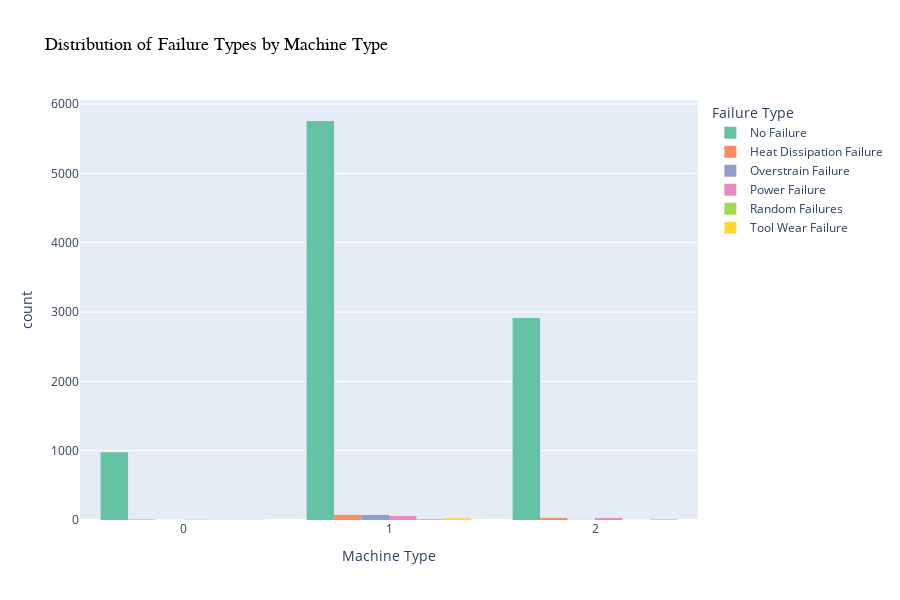

Notebook code cell kept with this figure:
### Markdown cell above
#### With proper failure type labeling instead of numbers

### Code cell
# Interactive Countplot: Machine Type vs Failure Type

import plotly.express as px

# Reverse your mapping to get names back
failure_name_mapping = {v: k for k, v in failure_mapping.items()}

# Create a temporary column with the failure names
df['FailureType_Name'] = df['FailureType'].map(failure_name_mapping)

# Interactive Countplot with proper labels
fig = px.histogram(df, 
                   x='MachineType',  # Using the correct column name from your DataFrame
                   color='FailureType_Name',
                   barmode='group',
                   color_discrete_sequence=px.colors.qualitative.Set2,
                   title="Distribution of Failure Types by Machine Type",
                   labels={'MachineType': 'Machine Type', 'count': 'Count', 'FailureType_Name': 'Failure Type'},
                   width=900, height=600,
                   category_orders={"FailureType_Name": list(failure_mapping.keys())})

fig.update_layout(
    title_font=dict(size=18, family='Arial', color='black'),
    xaxis_title_font=dict(size=14),
    yaxis_title_font=dict(size=14),
    legend_title_text='Failure Type',
    legend=dict(font=dict(size=12)),
    hovermode='x unified',
    hoverlabel=dict(font_size=12)
)

# Customize hover template
fig.update_traces(hovertemplate="<b>%{x}</b><br>Failure Type: %{fullData.name}<br>Count: %{y}<extra></extra>")

fig.show()

### Figure 1 — Plotly figure (JSON) as saved in the notebook; plotly's stock layout.template omitted (floating-point values rounded to 4 significant figures; data arrays with more than 128 entries replaced by an {"elided": "..."} marker saying what was removed)
{"data": [{"alignmentgroup": "True", "bingroup": "x", "hovertemplate": "<b>%{x}</b><br>Failure Type: %{fullData.name}<br>Count: %{y}<extra></extra>", "legendgroup": "No Failure", "marker": {"color": "rgb(102,194,165)", "pattern": {"shape": ""}}, "name": "No Failure", "offsetgroup": "No Failure", "orientation": "v", "showlegend": true, "type": "histogram", "x": {"elided": "9652 int values"}, "xaxis": "x", "yaxis": "y"}, {"alignmentgroup": "True", "bingroup": "x", "hovertemplate": "<b>%{x}</b><br>Failure Type: %{fullData.name}<br>Count: %{y}<extra></extra>", "legendgroup": "Heat Dissipation Failure", "marker": {"color": "rgb(252,141,98)", "pattern": {"shape": ""}}, "name": "Heat Dissipation Failure", "offsetgroup": "Heat Dissipation Failure", "orientation": "v", "showlegend": true, "type": "histogram", "x": [2, 1, 1, 1, 2, 2, 0, 0, 1, 1, 1, 1, 1, 2, 2, 1, 1, 1, 2, 2, 1, 1, 1, 2, 2, 1, 1, 1, 1, 1, 1, 1, 1, 0, 2, 2, 1, 1, 1, 2, 1, 1, 1, 1, 1, 0, 2, 1, 1, 2, 2, 1, 1, 1, 2, 1, 2, 1, 1, 1, 2, 1, 1, 0, 1, 1, 1, 2, 2, 1, 1, 2, 1, 0, 1, 1, 1, 1, 2, 1, 2, 1, 1, 2, 1, 1, 1, 1, 2, 2, 1, 1, 2, 1, 2, 1, 1, 2, 1, 1, 1, 1, 0, 1, 1, 0, 1, 1, 1, 1, 2, 1], "xaxis": "x", "yaxis": "y"}, {"alignmentgroup": "True", "bingroup": "x", "hovertemplate": "<b>%{x}</b><br>Failure Type: %{fullData.name}<br>Count: %{y}<extra></extra>", "legendgroup": "Overstrain Failure", "marker": {"color": "rgb(141,160,203)", "pattern": {"shape": ""}}, "name": "Overstrain Failure", "offsetgroup": "Overstrain Failure", "orientation": "v", "showlegend": true, "type": "histogram", "x": [1, 1, 1, 1, 1, 1, 1, 1, 1, 1, 1, 1, 1, 1, 1, 1, 1, 1, 1, 1, 1, 1, 1, 1, 1, 1, 1, 1, 1, 1, 1, 1, 1, 2, 2, 1, 1, 1, 1, 1, 1, 1, 0, 1, 1, 1, 1, 1, 1, 1, 1, 1, 1, 1, 1, 2, 1, 1, 1, 1, 1, 1, 1, 1, 1, 1, 2, 1, 1, 1, 1, 1, 1, 1, 1, 1, 1, 1], "xaxis": "x", "yaxis": "y"}, {"alignmentgroup": "True", "bingroup": "x", "hovertemplate": "<b>%{x}</b><br>Failure Type: %{fullData.name}<br>Count: %{y}<extra></extra>", "legendgroup": "Power Failure", "marker": {"color": "rgb(231,138,195)", "pattern": {"shape": ""}}, "name": "Power Failure", "offsetgroup": "Power Failure", "orientation": "v", "showlegend": true, "type": "histogram", "x": [1, 1, 1, 2, 2, 2, 1, 1, 1, 1, 1, 2, 1, 2, 1, 0, 2, 1, 1, 2, 1, 2, 1, 1, 1, 1, 1, 1, 1, 1, 2, 1, 1, 2, 0, 0, 1, 2, 1, 1, 2, 1, 1, 1, 1, 1, 1, 2, 1, 2, 2, 1, 2, 2, 1, 1, 1, 2, 0, 2, 2, 1, 2, 1, 1, 0, 1, 1, 1, 1, 2, 2, 2, 2, 1, 1, 1, 1, 1, 1, 2, 1, 1, 1, 2, 2, 2, 1, 2, 2, 1, 1, 1, 1, 1], "xaxis": "x", "yaxis": "y"}, {"alignmentgroup": "True", "bingroup": "x", "hovertemplate": "<b>%{x}</b><br>Failure Type: %{fullData.name}<br>Count: %{y}<extra></extra>", "legendgroup": "Random Failures", "marker": {"color": "rgb(166,216,84)", "pattern": {"shape": ""}}, "name": "Random Failures", "offsetgroup": "Random Failures", "orientation": "v", "showlegend": true, "type": "histogram", "x": [2, 1, 0, 1, 1, 2, 0, 1, 1, 0, 1, 1, 1, 1, 1, 1, 1, 0], "xaxis": "x", "yaxis": "y"}, {"alignmentgroup": "True", "bingroup": "x", "hovertemplate": "<b>%{x}</b><br>Failure Type: %{fullData.name}<br>Count: %{y}<extra></extra>", "legendgroup": "Tool Wear Failure", "marker": {"color": "rgb(255,217,47)", "pattern": {"shape": ""}}, "name": "Tool Wear Failure", "offsetgroup": "Tool Wear Failure", "orientation": "v", "showlegend": true, "type": "histogram", "x": [1, 0, 1, 0, 1, 2, 2, 2, 2, 0, 2, 1, 1, 1, 0, 1, 2, 1, 1, 1, 1, 1, 2, 2, 2, 1, 1, 0, 0, 1, 1, 2, 1, 2, 2, 2, 1, 1, 1, 1, 2, 1, 1, 1, 1], "xaxis": "x", "yaxis": "y"}], "layout": {"barmode": "group", "height": 600, "hoverlabel": {"font": {"size": 12}}, "hovermode": "x unified", "legend": {"font": {"size": 12}, "title": {"text": "Failure Type"}, "tracegroupgap": 0}, "title": {"font": {"color": "black", "family": "Arial", "size": 18}, "text": "Distribution of Failure Types by Machine Type"}, "width": 900, "xaxis": {"anchor": "y", "autorange": true, "domain": [0, 1], "range": [-0.5, 2.5], "title": {"font": {"size": 14}, "text": "Machine Type"}, "type": "linear"}, "yaxis": {"anchor": "x", "autorange": true, "domain": [0, 1], "range": [0, 6060], "title": {"font": {"size": 14}, "text": "count"}}}}
